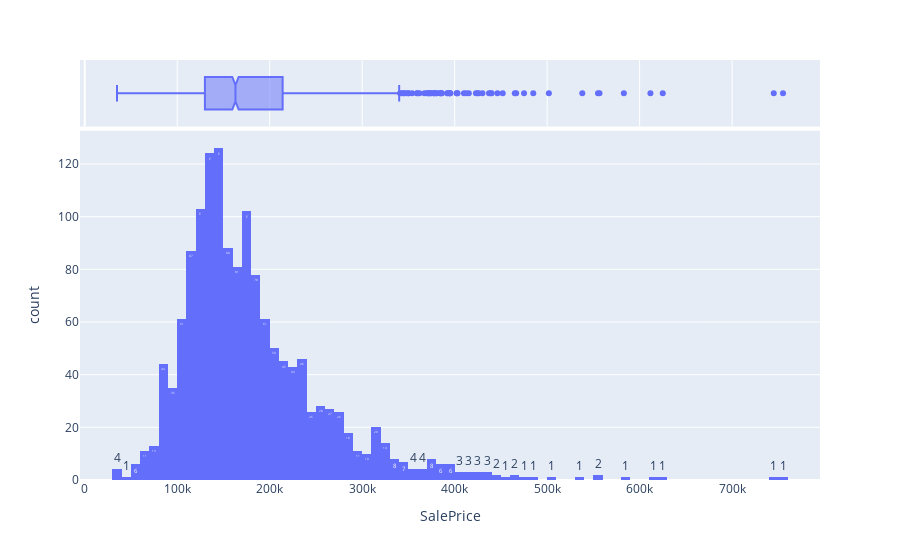

Here is the notebook cell this chart was saved with:
### Code cell
# distribution of SalePrice
fig2 = px.histogram(train, x="SalePrice", marginal = "box", text_auto=True)
fig2.show()
#skewness and kurtosis
print("Skewness: %f" % train['SalePrice'].skew())
print("Kurtosis: %f" % train['SalePrice'].kurt())

### Figure 1 — Plotly figure (JSON) as saved in the notebook; plotly's stock layout.template omitted (floating-point values rounded to 4 significant figures; data arrays with more than 128 entries replaced by an {"elided": "..."} marker saying what was removed)
{"data": [{"alignmentgroup": "True", "bingroup": "x", "hovertemplate": "SalePrice=%{x}<br>count=%{y}<extra></extra>", "legendgroup": "", "marker": {"color": "#636efa", "pattern": {"shape": ""}}, "name": "", "offsetgroup": "", "orientation": "v", "showlegend": false, "texttemplate": "%{value}", "type": "histogram", "x": {"elided": "1460 int values"}, "xaxis": "x", "yaxis": "y"}, {"alignmentgroup": "True", "hovertemplate": "SalePrice=%{x}<extra></extra>", "legendgroup": "", "marker": {"color": "#636efa"}, "name": "", "notched": true, "offsetgroup": "", "showlegend": false, "type": "box", "x": {"elided": "1460 int values"}, "xaxis": "x2", "yaxis": "y2"}], "layout": {"barmode": "relative", "legend": {"tracegroupgap": 0}, "margin": {"t": 60}, "xaxis": {"anchor": "y", "domain": [0.0, 1.0], "title": {"text": "SalePrice"}}, "xaxis2": {"anchor": "y2", "domain": [0.0, 1.0], "matches": "x", "showgrid": true, "showticklabels": false}, "yaxis": {"anchor": "x", "domain": [0.0, 0.8316], "title": {"text": "count"}}, "yaxis2": {"anchor": "x2", "domain": [0.8416, 1.0], "matches": "y2", "showgrid": false, "showline": false, "showticklabels": false, "ticks": ""}}}
